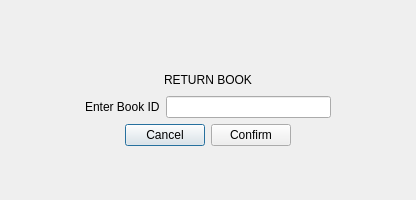
<?xml version="1.0" encoding="UTF-8"?>
<ui version="4.0">
 <class>Return_Book</class>
 <widget class="QDialog" name="Return_Book">
  <property name="geometry">
   <rect>
    <x>0</x>
    <y>0</y>
    <width>416</width>
    <height>200</height>
   </rect>
  </property>
  <property name="windowTitle">
   <string>Dialog</string>
  </property>
  <layout class="QVBoxLayout" name="verticalLayout_4">
   <item>
    <spacer name="verticalSpacer_2">
     <property name="orientation">
      <enum>Qt::Orientation::Vertical</enum>
     </property>
     <property name="sizeHint" stdset="0">
      <size>
       <width>155</width>
       <height>59</height>
      </size>
     </property>
    </spacer>
   </item>
   <item>
    <layout class="QVBoxLayout" name="verticalLayout_2">
     <item>
      <layout class="QHBoxLayout" name="horizontalLayout_3">
       <item>
        <spacer name="horizontalSpacer_3">
         <property name="orientation">
          <enum>Qt::Orientation::Horizontal</enum>
         </property>
         <property name="sizeHint" stdset="0">
          <size>
           <width>40</width>
           <height>20</height>
          </size>
         </property>
        </spacer>
       </item>
       <item>
        <widget class="QLabel" name="label">
         <property name="styleSheet">
          <string notr="true">font: 700 italic 24pt &quot;Segoe UI&quot;;</string>
         </property>
         <property name="text">
          <string>RETURN BOOK</string>
         </property>
        </widget>
       </item>
       <item>
        <spacer name="horizontalSpacer_4">
         <property name="orientation">
          <enum>Qt::Orientation::Horizontal</enum>
         </property>
         <property name="sizeHint" stdset="0">
          <size>
           <width>40</width>
           <height>20</height>
          </size>
         </property>
        </spacer>
       </item>
      </layout>
     </item>
     <item>
      <layout class="QHBoxLayout" name="horizontalLayout_4">
       <item>
        <spacer name="horizontalSpacer_6">
         <property name="orientation">
          <enum>Qt::Orientation::Horizontal</enum>
         </property>
         <property name="sizeHint" stdset="0">
          <size>
           <width>40</width>
           <height>18</height>
          </size>
         </property>
        </spacer>
       </item>
       <item>
        <layout class="QVBoxLayout" name="verticalLayout">
         <item>
          <layout class="QFormLayout" name="formLayout">
           <item row="0" column="0">
            <widget class="QLabel" name="label_2">
             <property name="text">
              <string>Enter Book ID</string>
             </property>
            </widget>
           </item>
           <item row="0" column="1">
            <widget class="QLineEdit" name="bookid"/>
           </item>
          </layout>
         </item>
         <item>
          <layout class="QHBoxLayout" name="horizontalLayout_2">
           <item>
            <spacer name="horizontalSpacer">
             <property name="orientation">
              <enum>Qt::Orientation::Horizontal</enum>
             </property>
             <property name="sizeHint" stdset="0">
              <size>
               <width>40</width>
               <height>20</height>
              </size>
             </property>
            </spacer>
           </item>
           <item>
            <layout class="QHBoxLayout" name="horizontalLayout">
             <item>
              <widget class="QPushButton" name="pushButton">
               <property name="sizePolicy">
                <sizepolicy hsizetype="Preferred" vsizetype="Preferred">
                 <horstretch>0</horstretch>
                 <verstretch>0</verstretch>
                </sizepolicy>
               </property>
               <property name="text">
                <string>Cancel</string>
               </property>
              </widget>
             </item>
             <item>
              <widget class="QPushButton" name="Confirm">
               <property name="sizePolicy">
                <sizepolicy hsizetype="Preferred" vsizetype="Preferred">
                 <horstretch>0</horstretch>
                 <verstretch>0</verstretch>
                </sizepolicy>
               </property>
               <property name="text">
                <string>Confirm</string>
               </property>
              </widget>
             </item>
            </layout>
           </item>
           <item>
            <spacer name="horizontalSpacer_2">
             <property name="orientation">
              <enum>Qt::Orientation::Horizontal</enum>
             </property>
             <property name="sizeHint" stdset="0">
              <size>
               <width>40</width>
               <height>20</height>
              </size>
             </property>
            </spacer>
           </item>
          </layout>
         </item>
        </layout>
       </item>
       <item>
        <spacer name="horizontalSpacer_5">
         <property name="orientation">
          <enum>Qt::Orientation::Horizontal</enum>
         </property>
         <property name="sizeHint" stdset="0">
          <size>
           <width>40</width>
           <height>18</height>
          </size>
         </property>
        </spacer>
       </item>
      </layout>
     </item>
    </layout>
   </item>
   <item>
    <layout class="QVBoxLayout" name="verticalLayout_3">
     <item>
      <spacer name="verticalSpacer">
       <property name="orientation">
        <enum>Qt::Orientation::Vertical</enum>
       </property>
       <property name="sizeHint" stdset="0">
        <size>
         <width>20</width>
         <height>40</height>
        </size>
       </property>
      </spacer>
     </item>
    </layout>
   </item>
  </layout>
 </widget>
 <tabstops>
  <tabstop>bookid</tabstop>
  <tabstop>Confirm</tabstop>
  <tabstop>pushButton</tabstop>
 </tabstops>
 <resources/>
 <connections>
  <connection>
   <sender>pushButton</sender>
   <signal>clicked()</signal>
   <receiver>Return_Book</receiver>
   <slot>close()</slot>
   <hints>
    <hint type="sourcelabel">
     <x>164</x>
     <y>146</y>
    </hint>
    <hint type="destinationlabel">
     <x>48</x>
     <y>148</y>
    </hint>
   </hints>
  </connection>
 </connections>
</ui>
